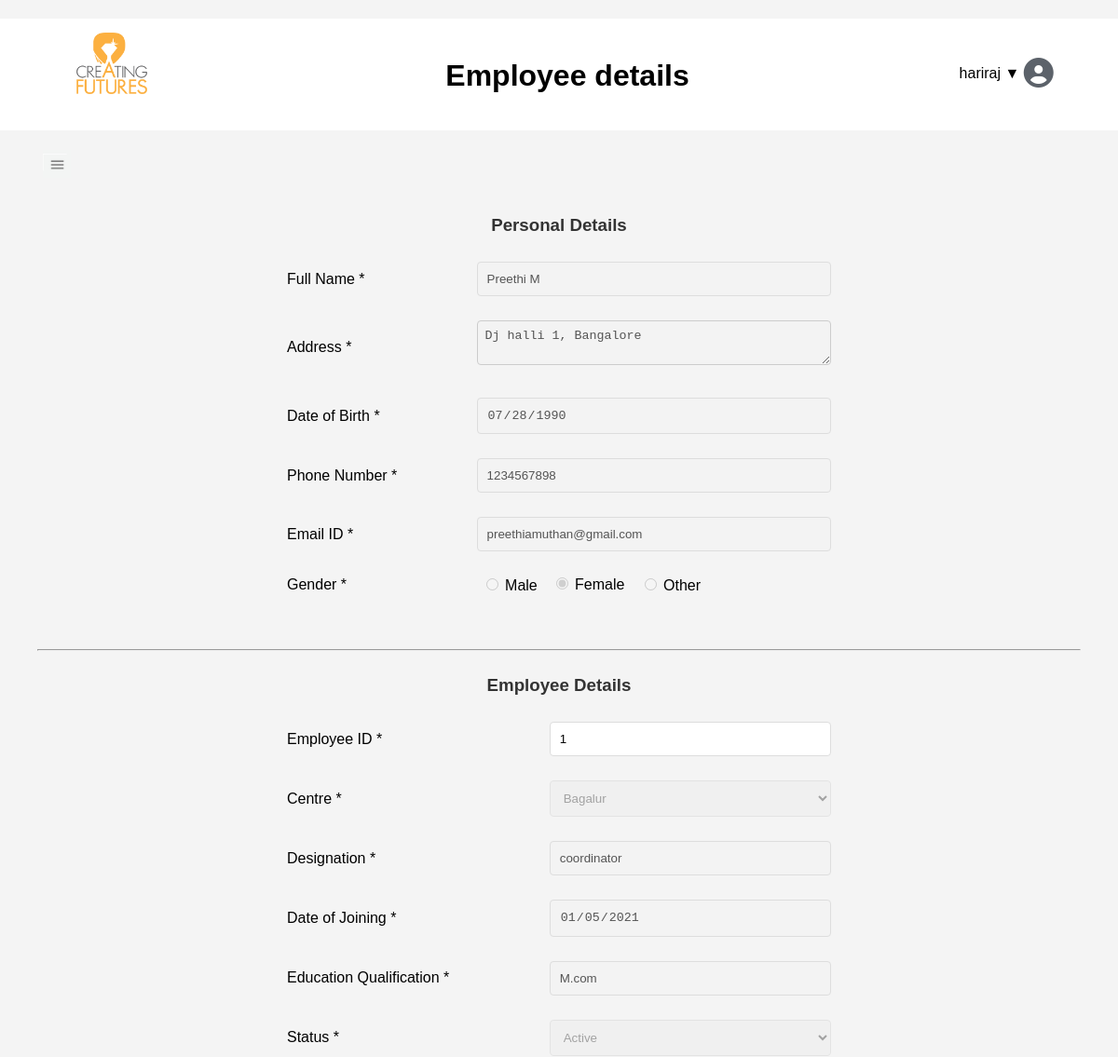
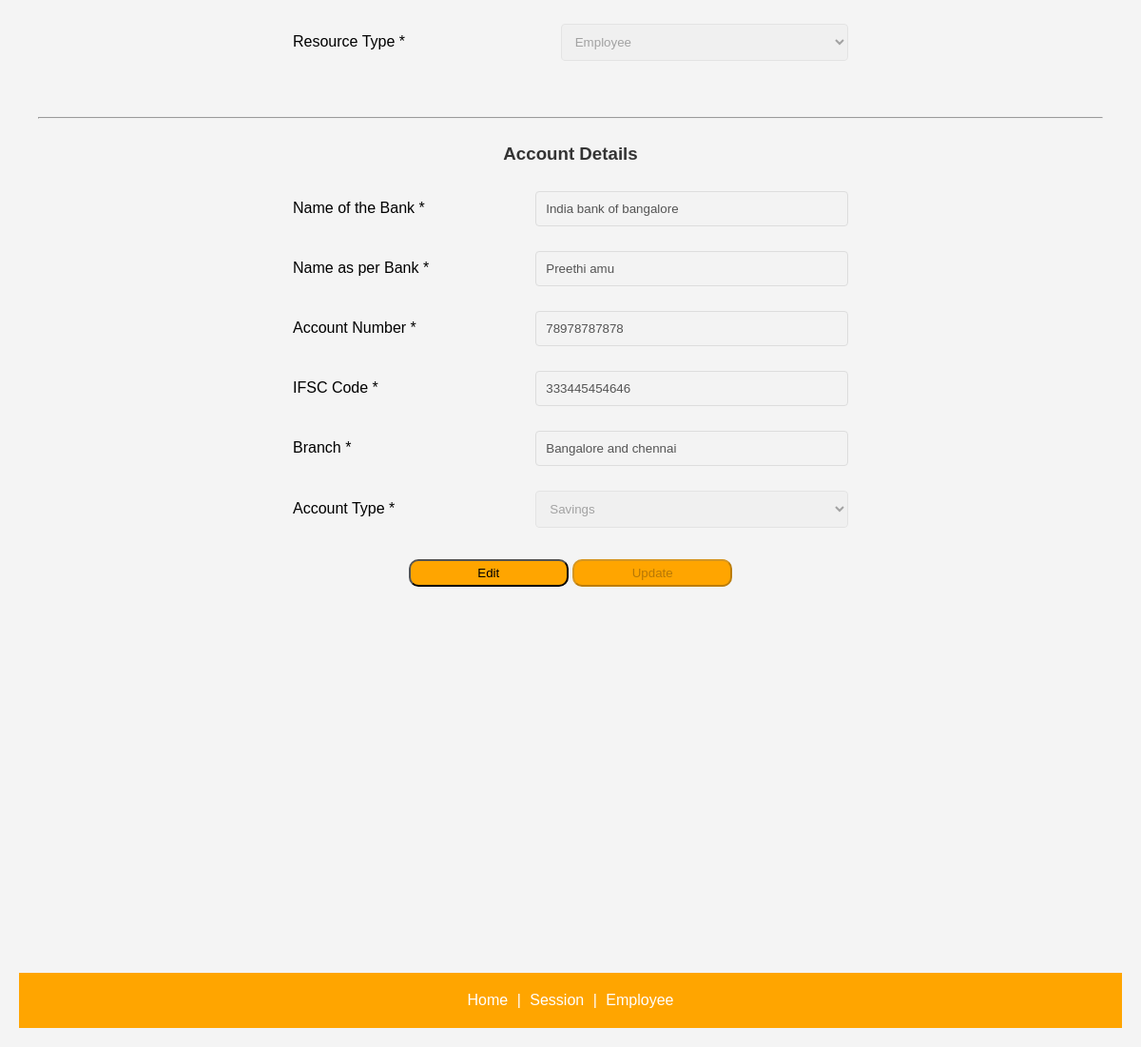
/employee/1/ (signed in), run on the app's committed database (2 pictures, top to bottom).
### Emp_app/models.py (models this page shows)
class AuthUser(models.Model):
    password = models.CharField(max_length=128)
    last_login = models.DateTimeField(blank=True, null=True)
    is_superuser = models.BooleanField()
    username = models.CharField(unique=True, max_length=150)
    last_name = models.CharField(max_length=150)
    email = models.CharField(max_length=254)
    is_staff = models.BooleanField()
    is_active = models.BooleanField()
    date_joined = models.DateTimeField()
    first_name = models.CharField(max_length=150)
    class Meta:
        managed = False
        db_table = 'auth_user'

class EmpDetails(models.Model):
    emp_id = models.AutoField(db_column='EMP_ID', primary_key=True, blank=True)  # Field name made lowercase.
    username = models.ForeignKey('AuthUser', models.DO_NOTHING, db_column='username', to_field='username', blank=True, null=True)
    fullname = models.CharField(max_length=255,blank=True, null=True)
    address = models.CharField(blank=True, null=True,max_length=255)
    dob = models.CharField(max_length=255,db_column='Dob', blank=True, null=True)  # Field name made lowercase.
    phone_number = models.IntegerField(db_column='Phone_Number', blank=True, null=True)  # Field name made lowercase.
    email_id = models.CharField(max_length=255,db_column='Email_Id', blank=True, null=True)  # Field name made lowercase.
    gender = models.CharField(max_length=255,db_column='Gender', blank=True, null=True)  # Field name made lowercase.
    center = models.CharField(max_length=100,db_column='Center', blank=True, null=True)  # Field name made lowercase.
    designation = models.CharField(max_length=255,db_column='Designation', blank=True, null=True)  # Field name made lowercase.
    date_of_joining = models.CharField(max_length=255,db_column='Date_of_Joining', blank=True, null=True)  # Field name made lowercase.
    education_qualification = models.CharField(max_length=255,db_column='Education_Qualification', blank=True, null=True)  # Field name made lowercase.
    status = models.IntegerField(db_column='Status', blank=True, null=True)  # Field name made lowercase.
    resource_type = models.IntegerField(db_column='Resource_Type', blank=True, null=True)  # Field name made lowercase.
    date_of_resigning = models.CharField(max_length=255,db_column='Date_of_resigning', blank=True, null=True)  # Field name made lowercase.
    bank_name = models.CharField(max_length=255,db_column='Bank_Name', blank=True, null=True)  # Field name made lowercase.
    name_as_per_bank = models.CharField(max_length=255,db_column='Name_As_per_Bank', blank=True, null=True)  # Field name made lowercase.
    account_number = models.CharField(db_column='Account_Number', blank=True, null=True, max_length=255)  # Field name made lowercase.
    ifsc = models.CharField(max_length=255,db_column='IFSC', blank=True, null=True)  # Field name made lowercase.
    branch = models.CharField(max_length=255,db_column='Branch', blank=True, null=True)  # Field name made lowercase.
    account_type = models.IntegerField(db_column='Account_Type', blank=True, null=True)  # Field name made lowercase.
    class Meta:
        managed = False
        db_table = 'Emp_details'

### Emp_app/views.py (the view)
# urls.py: path('employee/', views.employee, name='employee'),
@login_required
def employee(request, emp_id=None):
    if request.user.is_staff:
        if not emp_id:
            return redirect('employee')
        emp_details = get_object_or_404(EmpDetails, emp_id__iexact=emp_id)
    else:
        emp_details = get_object_or_404(EmpDetails, username=request.user.username)
    return render(request, 'Emp_app/employee.html', {'employee': emp_details})

### Emp_app/templates/Emp_app/employee.html (shortened to what this page needs)
{% extends "Emp_app/base.html" %}
{% block header %}
<div class="fixed-header">
    <h1 style=" margin-top: -25px; ">Employee details</h1>
</div>
{% endblock %}
{% block content %}
<center>
    <form method="POST" action="{% url 'saveemployee' %}" name="employeeForm">
        <br /><br />
        <h3>Personal Details</h3>
        <table name="tblPersonalDetails">
            <tr>
                <td><label for="fullname">Full Name *</label></td>
                <td><input type="text" name="fullname" id="fullname" data-dbname="fullname" required disabled value="{{employee.fullname}}"></td>
            </tr>
            <tr>
                <td><label for="address">Address *</label></td>
                <td><textarea id="address" name="address" data-dbname="address" required disabled value="{{employee.address}}"></textarea></td>
            </tr>
            <tr>
                <td><label for="dateOfBirth">Date of Birth *</label></td>
                <td><input type="date" name="dob" id="dateOfBirth" data-dbname="dob" required disabled value="{{employee.dob}}"></td>
            </tr>
            <tr>
                <td><label for="phoneNumber">Phone Number *</label></td>
                <td><input type="number" name="phonenumber" id="phoneNumber" data-dbname="phone_number" required disabled value="{{employee.phone_number}}"></td>
            </tr>
            <tr>
                <td><label for="emailId">Email ID *</label></td>
                <td><input type="email" name="emailId" id="emailId" data-dbname="email_id" required disabled value="{{employee.email_id}}"></td>
            </tr>
            <tr>
                <td>Gender *</td>
                <td>
                    <div class="male">
                        <input type="radio" id="male" name="gender" value="male" data-dbname="gender" required disabled >
                        <label for="male">Male</label>
                    </div>
                    <div class="female">
                        <input type="radio" id="female" name="gender" value="female" data-dbname="gender" required disabled>
                        <label for="female">Female</label>
                    </div>
                    <div class="other">
                        <input type="radio" id="other" name="gender" value="other" data-dbname="gender" required disabled >
                        <label for="other">Other</label>
                    </div>
                </td>
            </tr>
        </table>
        <br><hr><br>
        <h3>Employee Details</h3>
        <table>
            <tr>
                <td><label for="employeeId">Employee ID *</label></td>
                <td><input type="text" id="employeeId" name="employeeId" data-dbname="emp_id" required readonly value="{{employee.emp_id}}"></td>
            </tr>
            <tr>
                <td><label for="centre">Centre *</label></td>
                <td>
                    <select id="centre" name="center" data-dbname="center" required disabled value="{{employee.center}}">
                        <option value="3">Bagalur</option>
                    </select>
                </td>
            </tr>
            <tr>
                <td><label for="designation">Designation *</label></td>
                <td><input type="text" name="designation" id="designation" data-dbname="designation" required disabled value="{{employee.designation}}"></td>
            </tr>
            <tr>
                <td><label for="dateofJoining">Date of Joining *</label></td>
                <td><input type="date" name="dateofJoining" id="dateofJoining" data-dbname="date_of_joining" placeholder="dd-mm-YYYY" required disabled value="{{employee.date_of_joining}}"></td>
            </tr>
            <tr>
                <td><label for="educationQualification">Education Qualification  *</label></td>
                <td><input type="text" name="educationQualification" id="educationQualification" data-dbname="education_qualification" required disabled value="{{employee.education_qualification}}"></td>
            </tr>
            <tr>
                <td><label for="status">Status *</label></td>
                <td>
                    <select id="status" name="status" data-dbname="status" required disabled onchange="handleStatusChange()" value="{{employee.status}}">
                        <option value="1">Active</option>
                    </select>
                </td>
            </tr>
            <tr>
                <td><label for="resourceType">Resource Type *</label></td>
                <td>
                    <select id="resourceType" name="resourceType" data-dbname="resource_type" required disabled value="{{employee.status}}">
                        <option value="1">Employee</option>
                    </select>
                </td>
            </tr>
        </table>
        <br><hr><br>
        <h3>Account Details</h3>
        <table>
            <tr>
                <td><label for="bankName">Name of the Bank *</label></td>
                <td><input type="text" name="bankName" id="bankName" data-dbname="bank_name" required disabled value="{{employee.bank_name}}"></td>
            </tr>
            <tr>
                <td><label for="nameAsPerBank">Name as per Bank *</label></td>
                <td><input type="text" name="nameAsPerBank" id="nameAsPerBank" data-dbname="name_as_per_bank" required disabled value="{{employee.name_as_per_bank}}"></td>
            </tr>
            <tr>
                <td><label for="accountNumber">Account Number *</label></td>
                <td><input type="text" name="accountNumber" id="accountNumber" data-dbname="account_number" required disabled value="{{employee.account_number}}"></td>
            </tr>
            <tr>
                <td><label for="ifscCode">IFSC Code *</label></td>
                <td><input type="text" name="ifscCode" id="ifscCode" data-dbname="ifsc" required disabled value="{{employee.ifsc}}"></td>
            </tr>
            <tr>
                <td><label for="branchName">Branch *</label></td>
                <td><input type="text" name="branchName" id="branchName" data-dbname="branch" required disabled value="{{employee.branch}}"></td>
            </tr>
            <tr>
                <td><label for="accountType">Account Type *</label></td>
                <td>
                    <select id="accountType" name="accountType" data-dbname="account_type" required disabled value="{{employee.account_type}}">
                        <option value="1">Savings</option>
                    </select>
                </td>
            </tr>
        </table>
        <div class="button-container">
            <button id="editButton" type="button" onclick="toggleEdit()">Edit</button>
            <button id="updateButton" type="submit" disabled>Update</button>
        </div>
    </form><br><br>
</center>
{% endblock %}

### Emp_app/templates/Emp_app/base.html (shortened to what this page needs)
<!DOCTYPE html>
<html lang="en" xmlns="http://www.w3.org/1999/xhtml">
<head>
</head>
<body>
    <header class="header">
        <img src="/static/cf_logo.png" alt="CF Logo" class="logo">
        <div class="dropdow">
            <span id="Role" class="id-symbol" onclick="toggleDropdown()">
                {{ user.get_username }} {% if user.is_staff %} {% endif %}&#9660;
                <i class="fa-solid fa-circle-user fa-2xl" style="color: #5c626a;"></i>
            </span>
        </div>
        {% block header %}
        {% endblock %}
    </header>
    <div class="containers">
        <main class="main-content">
            <button class="sidebar-toggle-btn" onclick="toggleSidebar()">
                <img src="../../static/menuicon.jpg" alt="">
            </button>
            {% block content %}
            {% endblock %}
        </main>
    </div><br />
    <footer class="footer">
        <a href="{% url 'home' %}">Home</a> |
        <a href="{% url 'Session_main' %}">Session</a> |
        <a href="{% url 'employee' %}">Employee</a>
    </footer>
</body>
</html>

### Emp_app/templates/Emp_app/base.html (style rules this page uses)
body, h1, h2, h3 { margin: 0; padding: 0; }
body { margin: 0; padding: 0; background-color: #F5F0EC; font-family: Helvetica; }
html, body { max-width: 100%; overflow-x: hidden; }
.header { background-color: rgb(255, 255, 255); padding: 40px; text-align: center; margin-left: -40px; margin-right: -5%; }
.logo { width: 185px; height: auto; margin-top: -50px; position: absolute; left: 10%; transform: translateX(-50%); }
.dropdow { margin-right: -80%; position: relative; display: inline-block; margin-top: 10px; }
.id-symbol { padding: 10px; cursor: pointer; }
.containers { display: flex; }
.sidebar-toggle-btn { background: none; border: none; cursor: pointer; }
.sidebar-toggle-btn img { width: 30px; height: auto; }
.main-content { flex: 1; padding: 20px; }
.footer { background-color: orange; padding: 20px; text-align: center; color: white; }
.footer a { color: white; text-decoration: none; margin: 0 5px; }

### Emp_app/templates/Emp_app/employee.html (style rules this page uses)
body { font-family: helvetica; padding: 20px; background-color: #f4f4f4; }
h3 { color: #333; margin-bottom: 15px; }
table { width: 100%; max-width: 600px; margin-bottom: 20px; border-collapse: collapse; }
td { padding: 8px; }
input[type="text"], input[type="date"], input[type="number"], input[type="email"], textarea, select { width: 100%; padding: 10px; margin: 5px 0; border: 1px solid #ddd; border-radius: 4px; box-sizing: border-box; }
Textarea { resize: vertical; width: 100%; padding: 8px; border: 1px solid #ccc; border-radius: 4px; margin-bottom: 10px; }
#editButton { width: 15%; border-radius: 10px; background-color: orange; cursor: pointer; padding: 5px; }
#updateButton { width: 15%; border-radius: 10px; background-color: orange; cursor: pointer; padding: 5px; }
.male { padding: 5px; }
.female { padding: 5px; margin-top: -31px; margin-left: 75px }
.other { padding: 5px; margin-top: -29px; margin-left: 170px; }
.button-container { text-align: center; }

### data on the page
EmpDetails: fullname "Preethi M", address "Dj halli 1, Bangalore", dob "07/28/1990", phonenumber "1234567898", emailId "preethiamuthan@gmail.com", employeeId "1", center "Bagalur", designation "coordinator", dateofJoining "01/05/2021", educationQualification "M.com", status "Active", resourceType "Employee", bankName "India bank of bangalore", nameAsPerBank "Preethi amu", accountNumber "78978787878", ifscCode "333445454646", branchName "Bangalore and chennai", accountType "Savings"

### other printed values
{{ user.get_username }} "hariraj"
